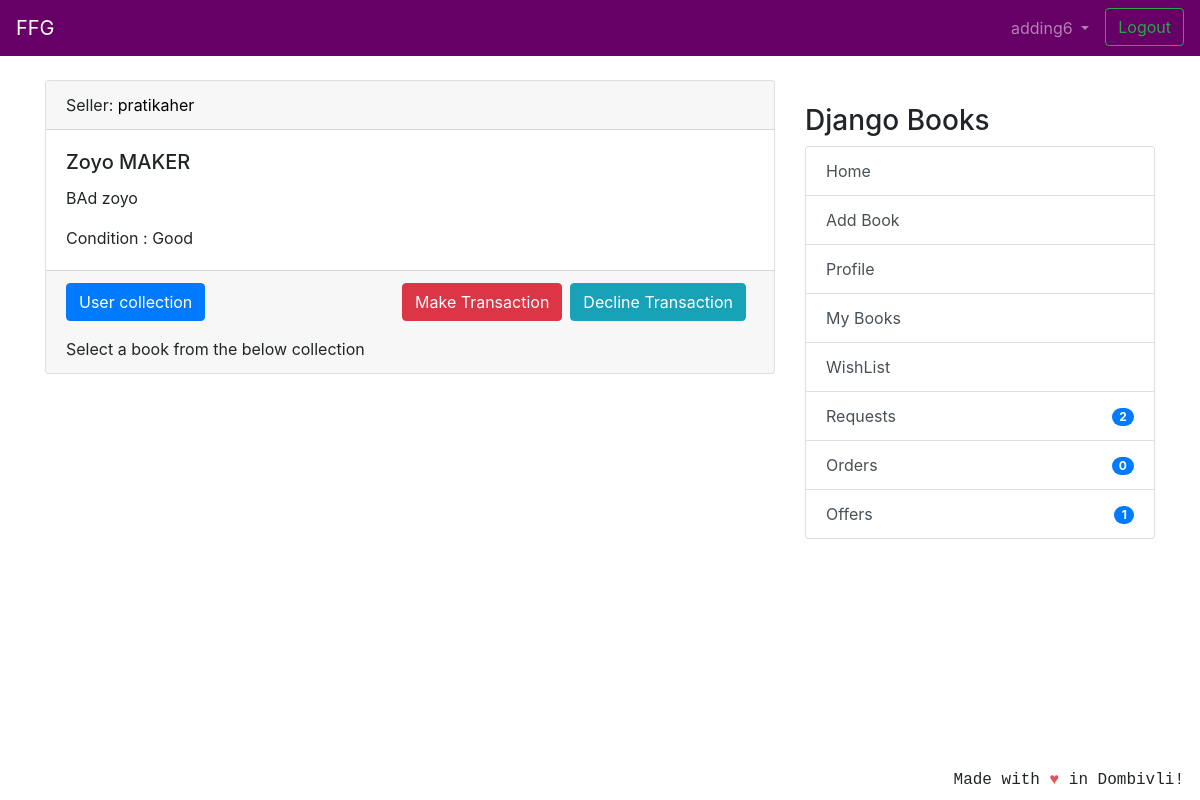
Screenshot of /transaction/offers/ (signed in) with the database file from the repository.
### coreapp/models.py (models this page shows, shortened)
class Requests(models.Model):
	requester = models.ForeignKey(User, related_name='to_user', on_delete=models.CASCADE)
	offerrer = models.ForeignKey(User, related_name='from_user', on_delete=models.CASCADE)
	timestamp = models.DateTimeField(auto_now_add=True)
	requester_book = models.ForeignKey(Book, related_name='requester_book_from_user', on_delete=models.CASCADE)

class Book(models.Model):
    user = models.ForeignKey(User, on_delete=models.CASCADE, null=True)
    book_name = models.CharField(max_length=100)
    author_name = models.CharField(max_length=100, blank=True, null=True)
    description = models.CharField(max_length=2000,blank=True,null=True)
    image = models.ImageField(null=True, blank=True, upload_to="book_images/")
    price = models.IntegerField(null=True,blank=True)
    sell_or_exchange = models.CharField(
        max_length=100, choices=BUY_OR_EXCHANGE, default='Exchange')
    condition = models.CharField(
        max_length=100, choices=CONITION_CHOICES, default='Acceptable')
    created_at = models.DateTimeField(auto_now_add=True)
    class Meta:
        verbose_name = 'Book'
        verbose_name_plural = 'Books'

### transaction/views.py (the view)
# urls.py: path('offers/', views.OfferListView.as_view(), name='offers_view'),
class OfferListView(LoginRequiredMixin, generic.ListView):
    model = Requests
    template_name = 'transaction_offer.html'
    context_object_name = 'offers'
    def get_queryset(self):
        return Requests.objects.filter(offerrer=self.request.user).order_by('timestamp')
    def get_context_data(self, **kwargs):
        context = super().get_context_data(**kwargs)
        context['collection_all'] = UserCollection.objects.all()
        return context

### coreapp/models.py (called while the page is built)
    def get_collection_items(self):
        return self.books.all()

### nofapapp/context_processors.py (called while the page is built)
def add_variable_to_context(request):
    if request.user.id:
        return {
            'requestscount': Requests.objects.filter(requester=request.user).count(),
            'offercount' : Requests.objects.filter(offerrer=request.user).count(),
            'orderscount': Transaction.objects.filter(offerrer=request.user).count(),
            'addresscheck': get_object_or_404(ShippingAddress, profile=get_object_or_404(Profile, user=request.user)).address1
            }
    else:
        return {}

### transaction/transaction/templatetags/user_books_tag.py (called while the page is built)
@register.filter
def user_books_for_user(collection_all, user_username):
    user_profile = get_object_or_404(Profile, user__username=user_username)
    collection_items = collection_all.get(owner=user_profile)
    return collection_items.get_collection_items()

### templates/transaction_offer.html (shortened to what this page needs)
{% extends 'base.html' %}
{% load user_books_tag %}
{% block content %}
{% if offers %}
{% for offer in offers %}
<div class="card text-left">
    <div class="card-header">
        Seller: <a style="color:black">{{ offer.requester }}</a>
    </div>
    <div class="card-body">
        <h5 class="card-title">{{ offer.requester_book.book_name }}</h5>
        <p class="card-text">{{ offer.requester_book.description }}</p>
        <p class="card-text">Condition : {{ offer.requester_book.condition }} </p>
    </div>
    <div class="card-footer text-mutxed">
        <a href="{% url 'transaction:offer-delete' offer.id %}" class="mr-2 btn btn-info float-right">Decline Transaction</a>
        <a href="#" class="mr-2 btn btn-danger float-right">Make Transaction</a>
        <p>
            <a class="btn btn-primary" data-toggle="collapse" href="#collapseExample" role="button" aria-expanded="false"
                aria-controls="collapseExample">
                User collection
            </a>
        </p>
        Select a book from the below collection
    </div>
</div>
{% endfor %}
{% else %}
<h2 align="center">No Offers Found! Make a request !</h2>
{% endif %}
{% endblock %}

### templates/base.html (shortened to what this page needs)
<!doctype html>
<html lang="en">
  <head>
    <link rel="stylesheet" href="https://stackpath.bootstrapcdn.com/bootstrap/4.2.1/css/bootstrap.min.css"
>
  </head>
  <body>
    <header class="site-header">
<nav class="navbar navbar-expand-lg navbar-dark" style="background-color: #660066;">
  <a class="navbar-brand" href="#">FFG</a>
  <div class="collapse navbar-collapse" id="navbarSupportedContent">
    <ul class="navbar-nav ml-auto">
      {% if user.is_authenticated %}
      <li class="nav-item dropdown">
        <a class="nav-link dropdown-toggle" href="#" id="navbarDropdown" role="button" data-toggle="dropdown"
          aria-haspopup="true" aria-expanded="false">
          {{ user.username }}
        </a>
      </li>
      <li><a class="btn btn-outline-success ml-2 my-2 my-sm-0" href="{% url 'logout'%}">Logout</a></li>
        {% else %}
      <li><a href="{% url 'login' %}" class="btn btn-outline-success">Login</a></li>
      <li><a href="{% url 'coreapp:signup' %}" class="btn btn-primary ml-2">Sign up</a></li>
      {% endif %}
    </ul>
  </div>
</nav>
  </header>
  <br/>
    <div class="container">
      <div class="row justify-content-center">
        <div class="col-8">
          {% block content %}
          {% endblock %}
        </div>
        {% if user.is_authenticated %}
                <div class="col-md-4">
                  <div class="content-section">
                    <br/>
                    <h3>Django Books</h3>
                      <ul class="list-group">
                        <a class="list-group-item list-group-item-action" href="{% url 'coreapp:list_entries' %}" > Home </a>
                        <a class="list-group-item list-group-item-action" href="{% url 'coreapp:new_entry' %}" > Add Book</a>
                        <a class="list-group-item list-group-item-action" href="{% url 'coreapp:profile' %}" >Profile</a>
                        <a class="list-group-item list-group-item-action" href="{% url 'coreapp:userbooks' %}" >My Books</a>
                        <a class="list-group-item list-group-item-action" href="{% url 'wishlist:wish_list' %}" >WishList</a>
                        <a class="list-group-item list-group-item-action" href="{% url 'transaction:requests_view' %}" >Requests<span class="badge badge-primary badge-pill float-right mt-1">{{ requestscount }}</span></a>
                        <a class="list-group-item list-group-item-action" href="{% url 'transaction:orders_view' %}" >Orders <span class="badge badge-primary badge-pill float-right mt-1">{{ orderscount }}</span></a>
                        <a class="list-group-item list-group-item-action" href="{% url 'transaction:offers_view' %}" >Offers <span class="badge badge-primary badge-pill float-right mt-1">{{ offercount }}</span></a>
                      </ul>
                  </div>
                </div>
                {% endif %}
      </div>
    </div>
<footer class="site-footer mr-3 mb-2" style="position:fixed;right:0;bottom:0;font-family: 'Courier';font-style: bold;">
  Made with <span style="color: #e25555;">&hearts;</span> in Dombivli!
</footer>
</body>
</html>

### rows the page displays
Requests: requester "pratikaher", requester_book.book_name "Zoyo MAKER", requester_book.description "BAd zoyo", requester_book.condition "Good"

### other values shown
{{ user.username }} "adding6"
{{ requestscount }} "2"
{{ orderscount }} "0"
{{ offercount }} "1"
